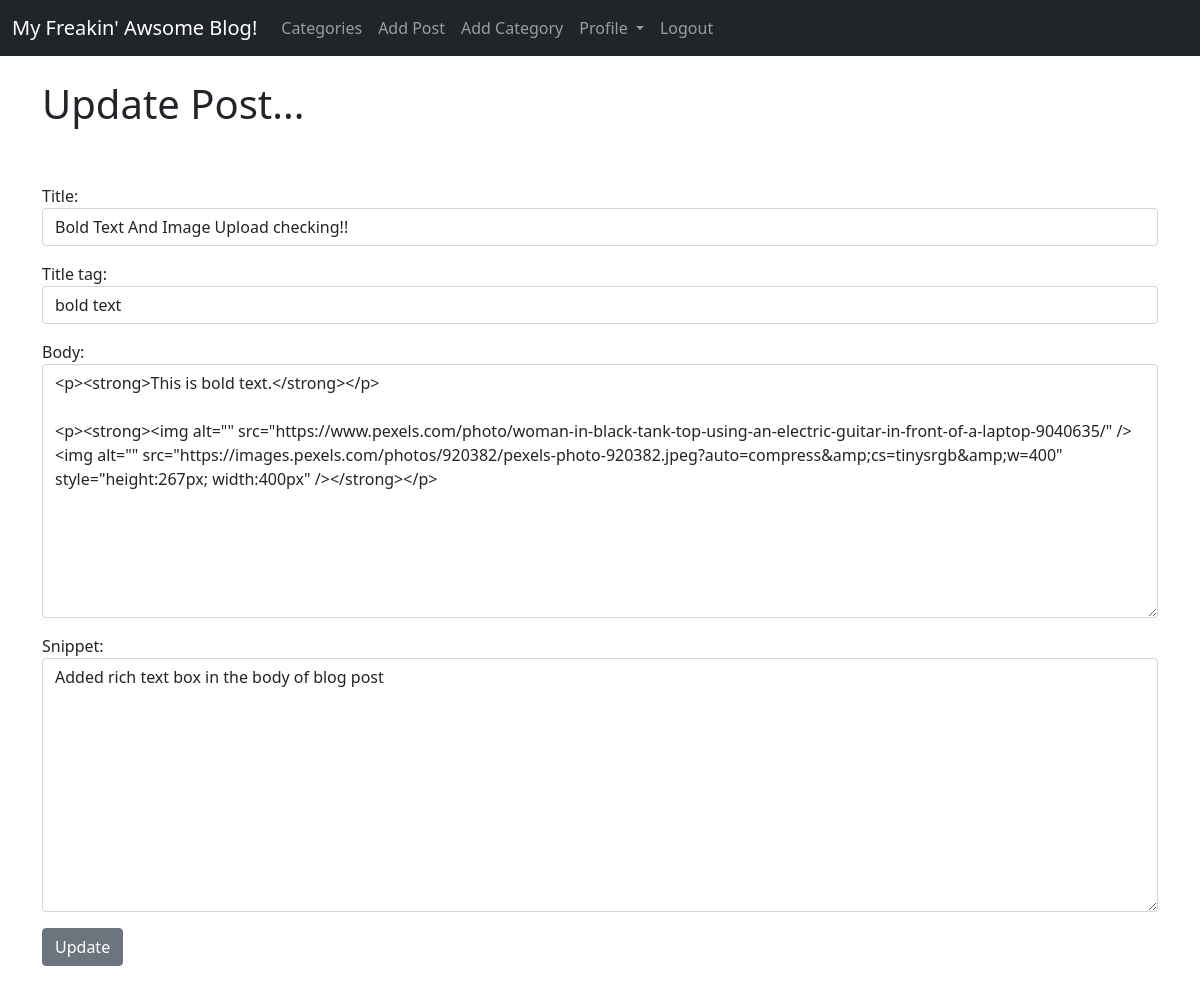
/article/edit/19 (signed in), run on the app's committed database.
### theblog/models.py (models this page shows, shortened)
class Post(models.Model):
  title = models.CharField(max_length=255)
  header_image = models.ImageField(null= True, blank=True, upload_to="images/")
  title_tag = models.CharField(max_length=255)
  author = models.ForeignKey(User,on_delete=models.CASCADE)
  body = RichTextField(blank=True, null=True)
  post_date = models.DateField(auto_now_add=True)
  category = models.CharField(max_length=255, default = 'uncatergorized')
  snippet = models.CharField(max_length=255)
  likes = models.ManyToManyField(User, related_name='blog_posts')

### theblog/views.py (the view)
# urls.py: path('article/edit/<int:pk>', UpdatePostView.as_view(), name='update_post'),
class UpdatePostView(UpdateView):
  model = Post
  form_class = EditForm
  template_name = 'update_post.html'

### theblog/forms.py
class EditForm(forms.ModelForm):
  class Meta:
    model = Post
    fields = ('title','title_tag','body', 'snippet')
    widgets = {
      'title': forms.TextInput(attrs={'class': 'form-control'}),
      'title_tag': forms.TextInput(attrs={'class': 'form-control'}),
      'body': forms.Textarea(attrs={'class': 'form-control'}),
      'snippet': forms.Textarea(attrs={'class': 'form-control'}),
    }

### theblog/templates/update_post.html
{% extends 'base.html' %} {% block title %}Edit Blog Post!{% endblock %}
{%block content %}
{% if user.is_authenticated %} {% if user.id == post.author.id %}
<h1>Update Post...</h1>
<br /><br />
<div class="mb-3">
  <form method="POST">
    {% csrf_token %} {{ form.media }}{{ form.as_p }}
    <button class="btn btn-secondary">Update</button>
  </form>
</div>
{% else %} You're not authorised to udpate the post!! (and you know it)
{% endif%}
{% else %} You're not authorised to udpate the post!!(and you know it)
{% endif %}
{% endblock%}

### data on the page
Post: title "Bold Text And Image Upload checking!!", title_tag "bold text", body "<p><strong>This is bold text.</strong></p> <p><strong><img alt=\"\" src=\"https://www.pexels.com/photo/woman-in-black-tank-top-using-an-electric-guitar-in-front-of-a-laptop-9040635/\" /><img alt=\"\" src=\"https://images.pexels.com/photos/920382/pexels-photo-920382.jpeg?auto=compress&amp;cs=tinysrgb&amp;w=400\" style=\"height:267px; width:400px\" /></strong></p>", snippet "Added rich text box in the body of blog post"
